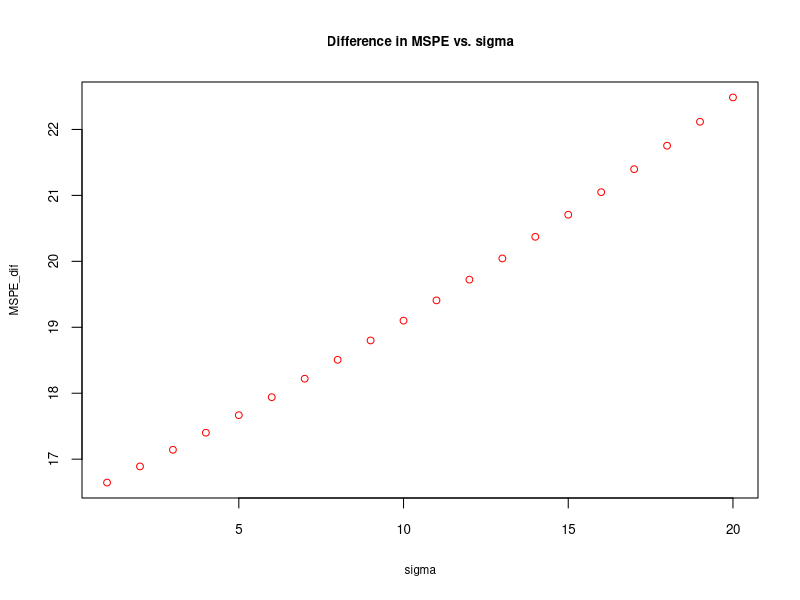

This figure's R source: (Note: a time limit stopped this script after it produced the figure.)
## ---- chunk 1
# Here is our population
populationX <- c(0, 3, 12)

#Let's have a containers to have repeated samples (2000)
samples <- matrix(0, 2000, 3)
colnames(samples) <- c("FirstX", "SecondX", "ThirdX")

# Let's have samples (with replacement always)
set.seed(123)
for (i in 1:nrow(samples)) {
  samples[i,] <- sample(populationX, 3, replace = TRUE)
}
head(samples)
## ---- chunk 2
library(corrplot)

# Check if E(x_1)=E(x_2)=E(x_3)
round(colMeans(samples),2)
# Check if Var(x_1)=Var(x_2)=Var(x_3)
apply(samples, 2, var)
# Check correlation
cor(samples)

# Note that if you use only unique set of samples
# you can get exact results
uniqsam <- unique(samples)
colMeans(uniqsam)
apply(uniqsam, 2, var)
cor(uniqsam)
## ---- chunk 3
# First Xbar
X_bar <- rep(0, nrow(samples)) #Container to have all Xbars
for(i in 1:nrow(samples)){
  X_bar[i] <- sum(samples[i,])/ncol(samples)
}

EX_bar <- sum(X_bar)/length(X_bar)
EX_bar

# Xhat
X_hat <- rep(0, nrow(samples))
for(i in 1:nrow(samples)){
  X_hat[i] <- 0.5*samples[i,1] + 0.5*samples[i,3]
}

EX_hat <- sum(X_hat)/length(X_hat)
EX_hat

# Xtilde
X_tilde <- rep(0, nrow(samples))
for(i in 1:nrow(samples)){
  X_tilde[i] <- samples[i,3]
}

EX_tilde <- sum(X_tilde)/length(X_tilde)
EX_tilde
## ---- chunk 4
var(X_bar)
var(X_hat)
var(X_tilde)
## ---- chunk 5
# The same example here again
populationX <- c(0, 3, 12)

# A container to have 2000 samples
Ms <- 2000 
samples <- matrix(0, Ms, 3)
colnames(samples) <- c("FirstX", "SecondX", "ThirdX")

# All samples (with replacement always)
set.seed(123)
for (i in 1:nrow(samples)) {
  samples[i,] <- sample(populationX, 3, replace = TRUE)
}
head(samples)
## ---- chunk 6
# Container to record all predictions
predictions <- matrix(0, Ms, 2)

# fhat_1 = 9
for (i in 1:Ms) {
  predictions[i,1] <- 9
}

# fhat_2 - mean
for (i in 1:Ms) {
  predictions[i,2] <- sum(samples[i,])/length(samples[i,])
}

head(predictions)
## ---- chunk 7
# MSPE
MSPE <- matrix(0, Ms, 2)
for (i in 1:Ms) {
  MSPE[i,1] <- mean((populationX-predictions[i,1])^2)
  MSPE[i,2] <- mean((populationX-predictions[i,2])^2)
}
head(MSPE)

# Bias
bias1 <- mean(populationX)-mean(predictions[,1])
bias2 <- mean(populationX)-mean(predictions[,2])

# Variance (predictor)
var1 <- var(predictions[,1])
var1
var2 <- var(predictions[,2])
var2

# Variance (epsilon)
var_eps <- mean((populationX-mean(populationX))^2)
var_eps
## ---- chunk 8
VBtradeoff <- matrix(0, 2, 4)
rownames(VBtradeoff) <- c("fhat_1", "fhat_2")
colnames(VBtradeoff) <- c("Bias", "Var(fhat)", "Var(eps)", "MSPE")
VBtradeoff[1,1] <- bias1^2
VBtradeoff[2,1] <- bias2^2
VBtradeoff[1,2] <- var1
VBtradeoff[2,2] <- var2
VBtradeoff[1,3] <- var_eps
VBtradeoff[2,3] <- var_eps
VBtradeoff[1,4] <- mean(MSPE[,1])
VBtradeoff[2,4] <- mean(MSPE[,2])
round(VBtradeoff, 3)
## ---- chunk 9
colMeans(MSPE)
## ---- chunk 10
pred <-rep(0, Ms)

# The magnitude of bias
alpha <- (mean(populationX))^2/((mean(populationX)^2+var_eps/3))
alpha

# Biased predictor
for (i in 1:Ms) {
  pred[i] <- alpha*predictions[i,2]
}
# Check if E(alpha*Xbar) = alpha*mu_x
mean(pred)
alpha*mean(populationX)

# MSPE
MSPE_biased <- rep(0, Ms)
for (i in 1:Ms) {
  MSPE_biased[i] <- mean((populationX-pred[i])^2)
}
mean(MSPE_biased)
## ---- chunk 11
VBtradeoff <- matrix(0, 3, 4)
rownames(VBtradeoff) <- c("fhat_1", "fhat_2", "fhat_3")
colnames(VBtradeoff) <- c("Bias", "Var(fhat)", "Var(eps)", "MSPE")
VBtradeoff[1,1] <- bias1^2
VBtradeoff[2,1] <- bias2^2
VBtradeoff[3,1] <- (mean(populationX)-mean(pred))^2
VBtradeoff[1,2] <- var1
VBtradeoff[2,2] <- var2
VBtradeoff[3,2] <- var(pred)
VBtradeoff[1,3] <- var_eps
VBtradeoff[2,3] <- var_eps
VBtradeoff[3,3] <- var_eps
VBtradeoff[1,4] <- mean(MSPE[,1])
VBtradeoff[2,4] <- mean(MSPE[,2])
VBtradeoff[3,4] <- mean(MSPE_biased)
round(VBtradeoff, 3)
## ---- chunk 12
# Function for X - fixed at repeated samples
# Argument l is used for correlation and with 0.01
# Correlation between x_1 and x_2 is 0.7494
xfunc <- function(n, l){
  set.seed(123)
  x_1 <- rnorm(n, 0, 25) 
  x_2 <- l*x_1+rnorm(n, 0, 0.2)
  X <- data.frame("x_1" = x_1, "x_2" = x_2)
  return(X)
}

# Note that we can model dependencies with copulas in R
# More specifically by using mvrnorn() function.  However, here
# We want one variable with a higher variance. which is easier to do manaully
# More: https://datascienceplus.com/modelling-dependence-with-copulas/ 

# Function for test set - with different X's but same dist.
unseen <- function(n, sigma, l){
  set.seed(1)
  x_11 <- rnorm(n, 0, 25) 
  x_22 <- l*x_11+rnorm(n, 0, 0.2)
  f <- 0 + 2*x_11 + 2*x_22   
  y_u <- f + rnorm(n, 0, sigma) 
  un <- data.frame("y" = y_u, "x_1" = x_11, "x_2" = x_22)
  return(un)
}

# Function for simulation (M - number of samples)
sim <- function(M, n, sigma, l){
  
  X <- xfunc(n, l) # Repeated X's in each sample
  un <- unseen(n, sigma, l) # Out-of sample (y, x_1, x_2)

  # containers
  MSPE_ols <- rep(0, M)
  MSPE_b <- rep(0, M)
  coeff <- matrix(0, M, 3)
  coeff_b <- matrix(0, M, 2)
  yhat <- matrix(0, M, n)
  yhat_b <- matrix(0, M, n)
  
  # loop for samples
  for (i in 1:M) {
    f <- 0 + 2*X$x_1 + 2*X$x_2   # DGM
    y <- f + rnorm(n, 0, sigma)
    samp <- data.frame("y" = y, X)
    ols <- lm(y~., samp) # Unbaised OLS
    ols_b <- lm(y~x_1, samp) #Biased OLS
    coeff[i,] <- ols$coefficients
    coeff_b[i,] <- ols_b$coefficients
    yhat[i,] <- predict(ols, un)
    yhat_b[i,] <- predict(ols_b, un)
    MSPE_ols[i] <- mean((un$y-yhat[i])^2)
    MSPE_b[i] <- mean((un$y-yhat_b[i])^2)
  }
  d = mean(MSPE_ols)-mean(MSPE_b)
  output <- list(d, MSPE_b, MSPE_ols, coeff, coeff_b, yhat, yhat_b)
  return(output)
}

# Sensitivity of (MSPE_biased)-(MSPE_ols)
# different sigma for the irreducible error
sigma <- seq(1, 20, 1)
MSPE_dif <- rep(0, length(sigma))
for (i in 1: length(sigma)) {
  MSPE_dif[i] <- sim(1000, 100, sigma[i], 0.01)[[1]]
}

plot(sigma, MSPE_dif, col="red", main = "Difference in MSPE vs. sigma",
     cex = 0.9, cex.main= 0.8, cex.lab = 0.7, cex.axis = 0.8)
## ---- chunk 13
# Function for X for correlation
X <- xfunc(100, 0.001)
cor(X)
X <- xfunc(100, 0.0011)
cor(X)
# We use this in our simulation
X <- xfunc(100, 0.01)
cor(X)
## ---- chunk 14
# Sensitivity of (MSPE_biased)-(MSPE_ols)
# different levels of correlation when sigma^2=7
l <- seq(0.001, 0.011, 0.0001)
MSPE_dif <- rep(0, length(l))
for (i in 1: length(l)) {
  MSPE_dif[i] <- sim(1000, 100, 7, l[i])[[1]]
}

plot(l, MSPE_dif, col="red", main= "Difference in MSPE vs Correlation b/w X's",
     cex=0.9, cex.main= 0.8, cex.lab = 0.7, cex.axis = 0.8)
## ---- chunk 15
# Better example
set.seed(123)
popx <- floor(rnorm(10000, 10, 2))
summary(popx)

samples <- matrix(0, 1000, 200)
set.seed(1)
for (i in 1:nrow(samples)) {
  samples[i,] <- sample(popx, ncol(samples), replace = TRUE)
}
head(samples[, 1:10])
hist(rowMeans(samples), breaks = 20, cex.main=0.8,
     cex.lab = 0.8, main = "Histogram of X_bar's",
     xlab = "X_bar")
summary(rowMeans(samples))
mean(popx)
## ---- chunk 16
# Our sample
sample_0 <- samples[201,]
mean(sample_0)

# sd(F)
sdF <- sqrt(var(sample_0))*(1+1/sqrt(length(sample_0))) 

upper <- mean(sample_0) + 1.96*sdF
lower <- mean(sample_0) - 1.96*sdF
c(lower, upper)
## ---- chunk 17
# Getting one-sample.
set.seed(123)
x_1 <- rnorm(100, 0, 1) 
f <- 1 - 2*x_1 # DGM
y <- f + rnorm(100, 0, 1)
inn <- data.frame(y, x_1)

# Getting out-of-sample data points.
set.seed(321)
x_1 <- rnorm(100, 0, 10) # sd =10 to see the prediction of outlier X's
f <- 1 - 2*x_1 # DGM
y <- f + rnorm(100, 0, 1) 
out <- data.frame(y, x_1)

# OLS
ols <- lm(y~., inn)
yhat <- predict(ols, out)

# Let's have a Variance(f) function
# since variance is not fixed and changes by x_0

v <- function(xzero){
  n <- nrow(inn)
  sigma2_hat <- sum((inn$y -yhat)^2)/(n-2) #we replace it with sample variance
  num= (xzero-mean(inn$x_1))^2
  denom = sum((inn$x_1-mean(inn$x_1))^2)
  var <- sigma2_hat*(1 + 1/n + num/denom)
  x0 <- xzero
  outcome <- c(var, x0)
  return(outcome)
}

varF <- matrix(0, nrow(out), 2)
for (i in 1:nrow(out)) {
  varF[i, ] <- v(out$x_1[i])
}

data <- data.frame("sd" = c(sqrt(varF[,1])), "x0" = varF[,2], "yhat" = yhat,
                   "upper" = c(yhat + 1.96*sqrt(varF[,1])),
                    "lower" = c(yhat - 1.96*sqrt(varF[,1])))

require(plotrix)
plotCI(data$x0, data$yhat , ui=data$upper,
       li=data$lower, pch=21, pt.bg=par("bg"), scol = "blue", col="red",
       main = "Prediction interval for each y_0", ylab="yhat(-)(+)1.96sd",
       xlab="x_0", cex.main = 0.8, cex.lab = 0.8, cex.axis = 0.7)
